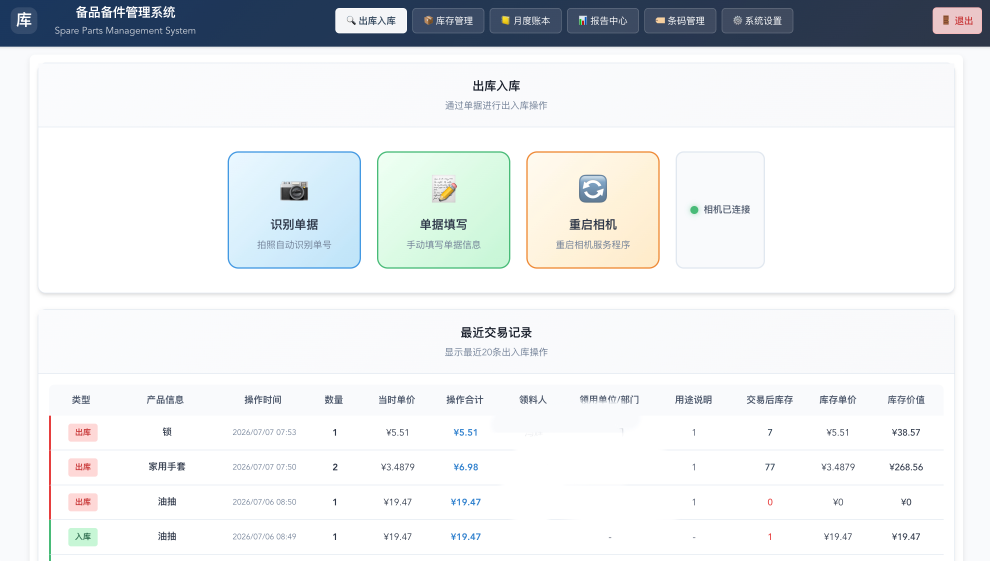
#> input picture assets/images/spareparts-1.jpg, 2970 x 1682 px, given in place of the camera (shown at 1/3 size)
$ python camera_clarity_test.py   (older library calls are emulated)
#> lines starting #> are read from the running program, lines starting #| are printed output that depends on the picture
"""
摄像头清晰度测试工具
用于调整镜头对焦，实时显示清晰度分数
"""

import cv2
import numpy as np
import time
import sys

def calculate_clarity(frame):
    """计算图像清晰度（拉普拉斯方差法）"""
    gray = cv2.cvtColor(frame, cv2.COLOR_BGR2GRAY)
    laplacian = cv2.Laplacian(gray, cv2.CV_64F)
    clarity = laplacian.var()
    return clarity

def calculate_clarity_sobel(frame):
    """Sobel边缘检测法"""
    gray = cv2.cvtColor(frame, cv2.COLOR_BGR2GRAY)
    sobelx = cv2.Sobel(gray, cv2.CV_64F, 1, 0, ksize=3)
    sobely = cv2.Sobel(gray, cv2.CV_64F, 0, 1, ksize=3)
    return np.sqrt(sobelx**2 + sobely**2).mean()

def get_clarity_level(score):
    """根据分数返回清晰度等级"""
    if score > 500:
        return "★★★★★ 极佳", (0, 255, 0)  # 绿色
    elif score > 300:
        return "★★★★☆ 良好", (0, 255, 128)  # 浅绿
    elif score > 150:
        return "★★★☆☆ 一般", (0, 255, 255)  # 黄色
    elif score > 80:
        return "★★☆☆☆ 较差", (0, 128, 255)  # 橙色
    else:
        return "★☆☆☆☆ 模糊", (0, 0, 255)  # 红色

def main():
    print("=" * 50)
    print("  摄像头清晰度测试工具")
    print("=" * 50)
    print()
    print("操作说明:")
    print("  - 调整镜头对焦，观察清晰度分数变化")
    print("  - 分数越高越清晰")
    print("  - 按 'q' 退出")
    print("  - 按 's' 截图保存")
    print("  - 按 'r' 切换分辨率")
    print()

    # 尝试打开摄像头 - 先尝试不同索引
    cap = None
    camera_index = -1

    print("正在搜索可用摄像头...")
    for i in range(5):
        print(f"  尝试摄像头 {i}...", end=" ")
        test_cap = cv2.VideoCapture(i, cv2.CAP_DSHOW)
        if test_cap.isOpened():
            ret, frame = test_cap.read()
#> frame is the input picture: shape (1682, 2970, 3); mean B, G, R 236.6, 234.5, 231.6
            if ret and frame is not None:
                print(f"✓ 可用 (分辨率: {frame.shape[1]}x{frame.shape[0]})")
#| ✓ 可用 (分辨率: 2970x1682)
                if cap is None:
                    cap = test_cap
                    camera_index = i
                else:
                    test_cap.release()
            else:
                print("✗ 打开但无法读取")
                test_cap.release()
        else:
            print("✗ 无法打开")

    if cap is None:
        print("\n错误: 未找到可用摄像头!")
        print("请检查:")
        print("  1. 摄像头是否连接")
        print("  2. 是否被其他程序占用 (如相机服务)")
        print("  3. 先关闭相机服务再运行此测试")
        input("\n按回车键退出...")
        return

    print(f"\n使用摄像头 {camera_index}")

    # 分辨率选项
    resolutions = [
        (3840, 2160, "4K"),
        (1920, 1080, "1080P"),
        (1280, 720, "720P"),
    ]
#> resolutions = [(3840, 2160, '4K'), (1920, 1080, '1080P'), (1280, 720, '720P')]
    res_index = 0

    # 设置初始分辨率
    cap.set(cv2.CAP_PROP_FRAME_WIDTH, resolutions[res_index][0])
    cap.set(cv2.CAP_PROP_FRAME_HEIGHT, resolutions[res_index][1])

    # 获取实际分辨率
    actual_width = int(cap.get(cv2.CAP_PROP_FRAME_WIDTH))
    actual_height = int(cap.get(cv2.CAP_PROP_FRAME_HEIGHT))
    print(f"当前分辨率: {actual_width}x{actual_height}")

    # 历史清晰度记录（用于显示趋势）
    clarity_history = []
    max_history = 30

    # 最高分记录
    max_clarity = 0

    print("\n开始测试... (按 'q' 退出)\n")

    frame_count = 0
    start_time = time.time()

    while True:
        ret, frame = cap.read()
        if not ret:
            print("读取帧失败")
            break

        frame_count += 1

        # 计算清晰度
        clarity = calculate_clarity(frame)
#> in calculate_clarity, `gray = cv2.cvtColor(frame, cv2.COLOR_BGR2GRAY)`:
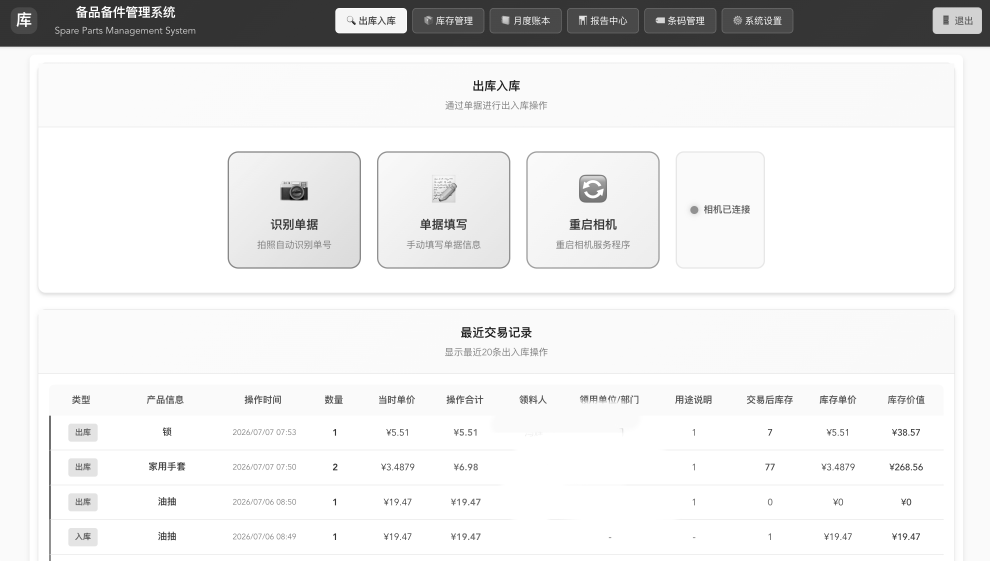
#> gray: shape (1682, 2970) (shown at 1/3 size); min 0, max 255, mean 233.8
#> in calculate_clarity, `laplacian = cv2.Laplacian(gray, cv2.CV_64F)`:
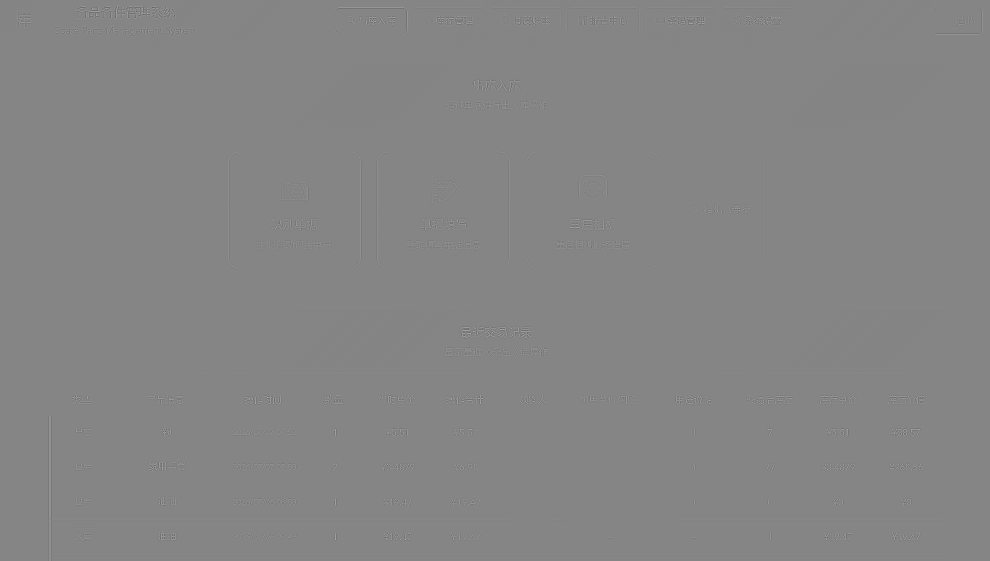
#> laplacian: shape (1682, 2970) float64 (shown at 1/3 size); min -542, max 495, mean 0; drawn with min black and max white
#> in calculate_clarity, `clarity = laplacian.var()`: clarity = 537.7
#> clarity = 537.7
        clarity_sobel = calculate_clarity_sobel(frame)
#> clarity_sobel = 18.33

        # 更新历史
        clarity_history.append(clarity)
        if len(clarity_history) > max_history:
            clarity_history.pop(0)

        # 更新最高分
        if clarity > max_clarity:
            max_clarity = clarity
#> max_clarity = 537.7

        # 获取等级
        level, color = get_clarity_level(clarity)
#> level = '★★★★★ 极佳'; color = (0, 255, 0)

        # 计算FPS
        elapsed = time.time() - start_time
        fps = frame_count / elapsed if elapsed > 0 else 0

        # 计算趋势
        if len(clarity_history) >= 5:
            recent_avg = np.mean(clarity_history[-5:])
            older_avg = np.mean(clarity_history[:-5]) if len(clarity_history) > 5 else recent_avg
            if recent_avg > older_avg * 1.05:
                trend = "↑ 变清晰"
            elif recent_avg < older_avg * 0.95:
                trend = "↓ 变模糊"
            else:
                trend = "→ 稳定"
        else:
            trend = "..."

        # 缩放显示（4K太大）
        display_frame = frame.copy()
        if actual_width > 1920:
            scale = 1920 / actual_width
            display_frame = cv2.resize(frame, None, fx=scale, fy=scale)

        # 绘制信息面板
        panel_height = 180
        cv2.rectangle(display_frame, (10, 10), (450, panel_height), (0, 0, 0), -1)
        cv2.rectangle(display_frame, (10, 10), (450, panel_height), color, 2)

        # 显示清晰度分数（大字）
        cv2.putText(display_frame, f"Clarity: {clarity:.0f}", (20, 55),
                    cv2.FONT_HERSHEY_SIMPLEX, 1.2, color, 3)

        # 显示等级
        cv2.putText(display_frame, level, (20, 90),
                    cv2.FONT_HERSHEY_SIMPLEX, 0.7, color, 2)

        # 显示趋势
        cv2.putText(display_frame, f"Trend: {trend}", (20, 115),
                    cv2.FONT_HERSHEY_SIMPLEX, 0.6, (255, 255, 255), 1)
#> display_frame: shape (1087, 1920, 3); mean B, G, R 229.8, 229.3, 225.8

        # 显示最高分
        cv2.putText(display_frame, f"Max: {max_clarity:.0f}", (20, 140),
                    cv2.FONT_HERSHEY_SIMPLEX, 0.6, (0, 255, 0), 1)
#> display_frame: shape (1087, 1920, 3); mean B, G, R 229.8, 229.3, 225.8

        # 显示分辨率和FPS
        cv2.putText(display_frame, f"{actual_width}x{actual_height} | {fps:.1f} FPS", (20, 165),
                    cv2.FONT_HERSHEY_SIMPLEX, 0.5, (200, 200, 200), 1)
#> display_frame: shape (1087, 1920, 3); mean B, G, R 229.9, 229.4, 225.9

        # 绘制清晰度条
        bar_width = 400
        bar_height = 20
        bar_x = 10
        bar_y = display_frame.shape[0] - 40
#> bar_y = 1047

        # 背景
        cv2.rectangle(display_frame, (bar_x, bar_y), (bar_x + bar_width, bar_y + bar_height), (50, 50, 50), -1)

        # 清晰度填充（最大1000分）
        fill_width = int(min(clarity / 1000 * bar_width, bar_width))
#> fill_width = 215
        cv2.rectangle(display_frame, (bar_x, bar_y), (bar_x + fill_width, bar_y + bar_height), color, -1)

        # 边框
        cv2.rectangle(display_frame, (bar_x, bar_y), (bar_x + bar_width, bar_y + bar_height), (255, 255, 255), 1)

        # 标记区域
        for score, label in [(150, "一般"), (300, "良好"), (500, "极佳")]:
            x = bar_x + int(score / 1000 * bar_width)
            cv2.line(display_frame, (x, bar_y), (x, bar_y + bar_height), (255, 255, 255), 1)
#> display_frame: shape (1087, 1920, 3); mean B, G, R 229.1, 229, 225.1

        # 在画面中央绘制对焦框
        h, w = display_frame.shape[:2]
#> h = 1087; w = 1920
        box_size = min(w, h) // 3
#> box_size = 362
        cx, cy = w // 2, h // 2
#> cx = 960; cy = 543
        cv2.rectangle(display_frame,
                      (cx - box_size // 2, cy - box_size // 2),
                      (cx + box_size // 2, cy + box_size // 2),
                      (0, 255, 0), 2)
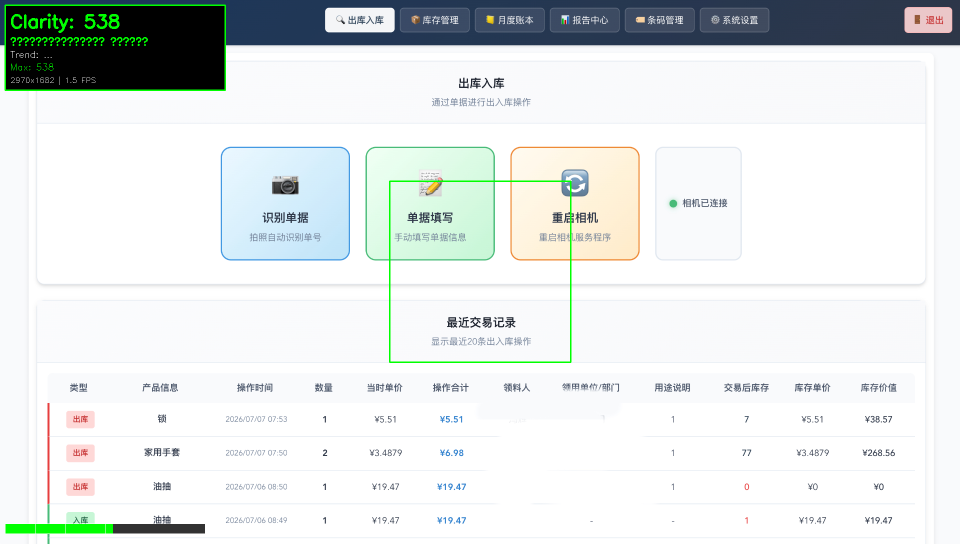
#> display_frame: shape (1087, 1920, 3) (shown at 1/2 size); mean B, G, R 228.6, 229.1, 224.6

        # 显示窗口
        cv2.imshow("Camera Clarity Test - Press 'q' to quit", display_frame)

        # 终端输出
        if frame_count % 10 == 0:  # 每10帧输出一次
            print(f"\r清晰度: {clarity:7.1f} | {level} | {trend} | 最高: {max_clarity:.0f}    ", end="")

        # 按键处理
        key = cv2.waitKey(1) & 0xFF
#> (key q is pressed here)

        if key == ord('q'):
            print("\n\n退出测试")
            break
        elif key == ord('s'):
            # 保存截图
            filename = f"clarity_test_{int(time.time())}.jpg"
            cv2.imwrite(filename, frame)
            print(f"\n截图已保存: {filename}")
        elif key == ord('r'):
            # 切换分辨率
            res_index = (res_index + 1) % len(resolutions)
            cap.set(cv2.CAP_PROP_FRAME_WIDTH, resolutions[res_index][0])
            cap.set(cv2.CAP_PROP_FRAME_HEIGHT, resolutions[res_index][1])
            actual_width = int(cap.get(cv2.CAP_PROP_FRAME_WIDTH))
            actual_height = int(cap.get(cv2.CAP_PROP_FRAME_HEIGHT))
            print(f"\n切换分辨率: {actual_width}x{actual_height}")

    cap.release()
    cv2.destroyAllWindows()

    print("\n" + "=" * 50)
    print(f"  测试结束")
    print(f"  最高清晰度分数: {max_clarity:.0f}")
#|   最高清晰度分数: 538
    print("=" * 50)

if __name__ == "__main__":
    main()
